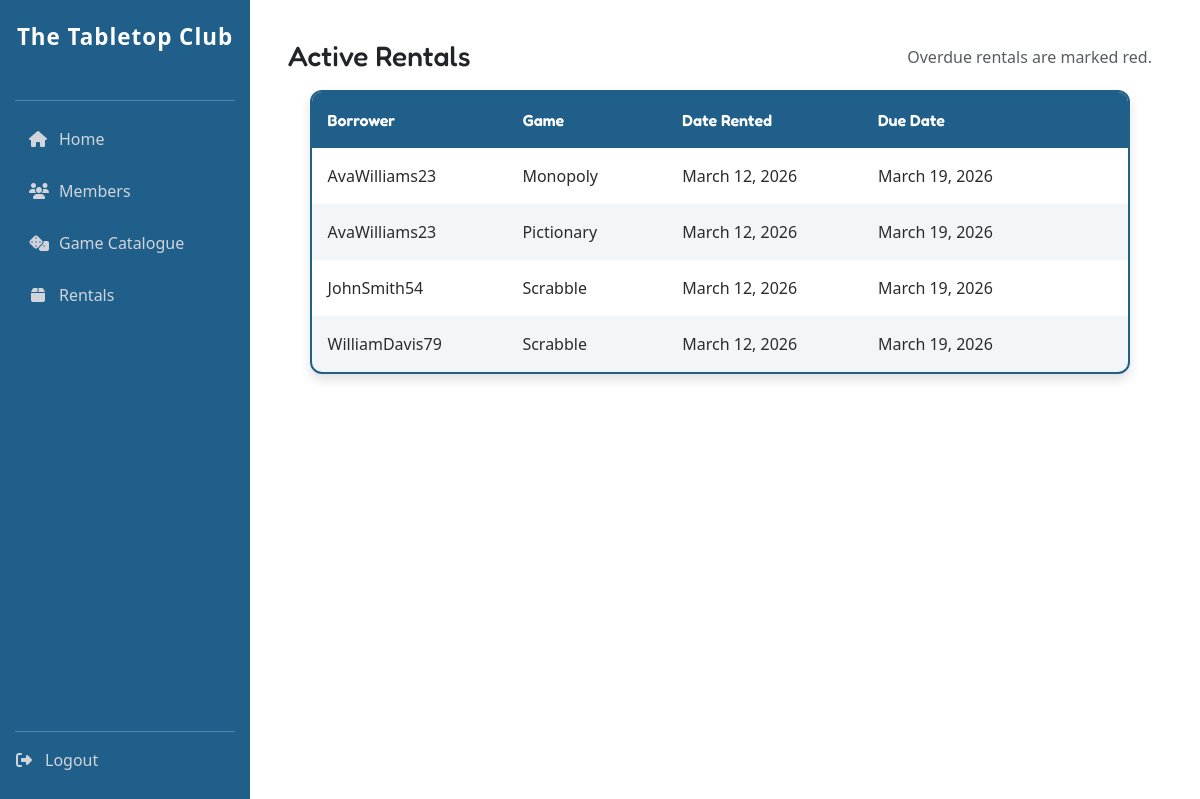
/rentals/ (signed in), run on the app's committed database.
### tabletop_club_app/models.py (models this page shows, shortened)
class Rental(models.Model):
    borrower = models.ForeignKey(settings.AUTH_USER_MODEL, on_delete=models.PROTECT, related_name='rentals')
    board_game = models.ForeignKey(BoardGame, on_delete=models.PROTECT, related_name='rentals')
    date_rented = models.DateField(default=timezone.localdate)
    due_date = models.DateField(editable=False)
    class Meta:
        ordering = ['-date_rented']
    @property
    def is_overdue(self):
        return timezone.localdate() > self.due_date

class BoardGame(models.Model):
    class Category(models.TextChoices):
        STRATEGY = 'strategy', 'Strategy'
        PARTY = 'party', 'Party'
    title = models.CharField(max_length=100, unique=True,)
    category = models.CharField(max_length=20, choices=Category.choices)
    min_players = models.PositiveIntegerField(validators=[MinValueValidator(1)])
    max_players = models.PositiveIntegerField(validators=[MinValueValidator(1)])
    playtime_minutes = models.PositiveIntegerField(validators=[MinValueValidator(1)])
    quantity = models.PositiveIntegerField(default=1, validators=[MinValueValidator(1)])
    class Meta:
        ordering = ['title']
    def __str__(self):
        return self.title

### tabletop_club_app/views.py (the view)
# urls.py: path('rentals/', views.rentals, name='rentals'),
@login_required
def rentals(request):
    if not request.user.is_staff: # Checks if user is an admin and redirects them to the appropriate home page if they are not.
        return redirect('home_member')
    rental_list = Rental.objects.all().order_by('date_rented')
    return render(request, 'rentals.html', {'rentals': rental_list})

### tabletop_club_app/templates/rentals.html (shortened to what this page needs)
{% extends 'base.html' %}
{% block content %}
<div class="container">
        <div class="rentals">
            <div class="rental_header_table d-flex justify-content-between align-items-center flex-wrap gap-2 mb-3">
                <h3 class="mb-0">Active Rentals</h3>
                <p class="text-muted mb-0">Overdue rentals are marked red.</p>
            </div>
    {% if rentals %}
        <div class="table-wrapper">
            <table class="table-scroll">
                <thead>
                    <tr>
                        <th>Borrower</th>
                        <th>Game</th>
                        <th>Date Rented</th>
                        <th>Due Date</th>
                    </tr>
                </thead>
                <tbody>
                    {% for rental in rentals %}
                        <tr class="{% if rental.is_overdue %}row-danger{% endif %}">
                            <td>{{ rental.borrower }}</td>
                            <td>{{ rental.board_game }}</td>
                            <td>{{ rental.date_rented }}</td>
                            <td>{{ rental.due_date }}</td>
                        </tr>
                    {% endfor %}
                    </tbody>
                </table>
            </div>
        {% else %}
            <p class="text-muted mb-0">No rentals found.</p>
        {% endif %}
        </div>
    </div>
{% endblock %}

### tabletop_club_app/templates/base.html (shortened to what this page needs)
{% load static %}
<!DOCTYPE html>
<html lang="en">
    <head>
        <link rel="stylesheet" href="{% static 'stylesheet.css' %}"/>
        <link href="https://cdn.jsdelivr.net/npm/bootstrap@5.3.0/dist/css/bootstrap.min.css" rel="stylesheet">
    </head>
    <body>
        <div class="container-fluid">
            <div class="row">
                <div class="d-none d-lg-flex p-0">
                    <div class="sidebar-desktop">
                        <div class="sidebar-header">
                            <div class="sidebar-title">The Tabletop Club</div>
                        </div>
                        <hr>
                        <ul class="sidebar-nav">
                            <li>
                                {% if user.is_staff %}
                                <a class="sidebar-link" href="/admin_home">
                                {% else %}
                                <a class="sidebar-link" href="/member_home">
                                {% endif %}
                                    <i class="fa-solid fa-house"></i>
                                    <span>Home</span>
                                </a>
                            </li>
                            {% if user.is_staff %}
                            <li>
                                <a class="sidebar-link" href="/members">
                                    <i class="fa-solid fa-users"></i>
                                    <span>Members</span>
                                </a>
                            </li>
                            {% endif %}
                            <li>
                                <a class="sidebar-link" href="/game_catalogue">
                                    <i class="fa-solid fa-dice"></i>
                                    <span>Game Catalogue</span>
                                </a>
                            </li>
                            {% if user.is_staff %}
                            <li>
                                <a class="sidebar-link" href="/rentals">
                                    <i class="fa-solid fa-box"></i>
                                    <span>Rentals</span>
                                </a>
                            </li>
                            {% endif %}
                        </ul>
                        <hr>
                        <div class="sidebar-footer">
                        <form method="post" action="{% url 'logout' %}">
                            <button type="submit" class="sidebar-link logout-link logout-button">
                                <i class="fa-solid fa-right-from-bracket"></i>
                                <span>Logout</span>
                            </button>
                        </form>
                    </div>
                    </div>
                </div>
                <div class="main_body col p-4">
                    <div class="container-fluid">
                        <main>
                            {% block content %}{% endblock %}
                        </main>
                    </div>
                </div>
            </div>
        </div>
    </body>
</html>

### tabletop_club_app/static/stylesheet.css (style rules this page uses)
:root { --bg: #F6F3EA; --card: #FFFFFF; --primary: #1F5F8A; --secondary: #6BAED6; --success: #2E8B57; --success-secondary: #246C44; --success-bg: #e6f4ea; --danger: #E63946; --danger-secondary: #C52834; --danger-bg: #ffe5e5; --text: #2B2B2B; --shadow: 0 6px 12px rgba(0,0,0,0.12); }
body { font-family: "Inter", sans-serif; color: var(--text); background: var(--bg); }
h1, h2, h3, h4, h5 { font-family: "Fredoka", sans-serif; font-size: 1.8rem; font-weight: 600; }
.sidebar-desktop, .sidebar-mobile { position: fixed; top: 0; left: 0; height: 100vh; overflow-y: auto; z-index: 1050; }
@media (min-width: 1200px) and (max-width: 1399px) { .sidebar-desktop { width: 280px; } }
@media (min-width: 1200px) and (max-width: 1399px) { .main_body { margin-left: 280px; } }
@media (min-width: 992px) and (max-width: 1200px) { .sidebar-desktop { width: 240px; } }
@media (min-width: 992px) and (max-width: 1200px) { .main_body { margin-left: 240px; } }
.sidebar-desktop { width: 250px; height: 100vh; background: var(--primary); color: white; display: flex; flex-direction: column; padding: 20px 15px; }
.sidebar-header { text-align: center; margin-bottom: 30px; }
.sidebar-title { font-size: 1.4rem; font-weight: 600; letter-spacing: 1px; }
.sidebar-nav { list-style: none; padding: 0; margin: 0; flex-grow: 1; }
.sidebar-link { display: flex; align-items: center; gap: 12px; padding: 10px 14px; margin-bottom: 8px; text-decoration: none; color: #d1d5db; border-radius: 8px; transition: all 0.2s ease; }
.sidebar-link i { width: 18px; text-align: center; }
.sidebar-footer { margin-top: auto; }
.logout-button { background: none; border: none; padding: 0; width: 100%; text-align: left; display: flex; align-items: center; }
.table-wrapper { width: 95%; margin: 0.8rem auto; background-color: var(--card); border: 2px solid var(--primary); border-radius: 12px; box-shadow: var(--shadow); overflow: hidden; }
.table-wrapper table { width: 100%; min-width: 700px; border-collapse: separate; border-spacing: 0; background-color: transparent; color: var(--text) }
.table-wrapper th, .table-wrapper td { padding: 1rem; text-align: left; vertical-align: middle; min-width: 120px; white-space: nowrap; }
.table-wrapper td { min-height: 36px; }
.table-wrapper th:last-child, .table-wrapper td:last-child { min-width: 200px; }
.table-wrapper thead th { position: sticky; top: 0; z-index: 2; background-color: var(--primary); color: #ffffff; font-family: "Fredoka", sans-serif; font-weight: 600; }
.table-wrapper tbody tr:nth-child(even) td { background-color: rgba(42, 111, 151, 0.06); }

### data on the page
Rental: borrower "AvaWilliams23", board_game "Monopoly", date_rented "March 12, 2026", due_date "March 19, 2026"
Rental: borrower "AvaWilliams23", board_game "Pictionary", date_rented "March 12, 2026", due_date "March 19, 2026"
Rental: borrower "JohnSmith54", board_game "Scrabble", date_rented "March 12, 2026", due_date "March 19, 2026"
Rental: borrower "WilliamDavis79", board_game "Scrabble", date_rented "March 12, 2026", due_date "March 19, 2026"
